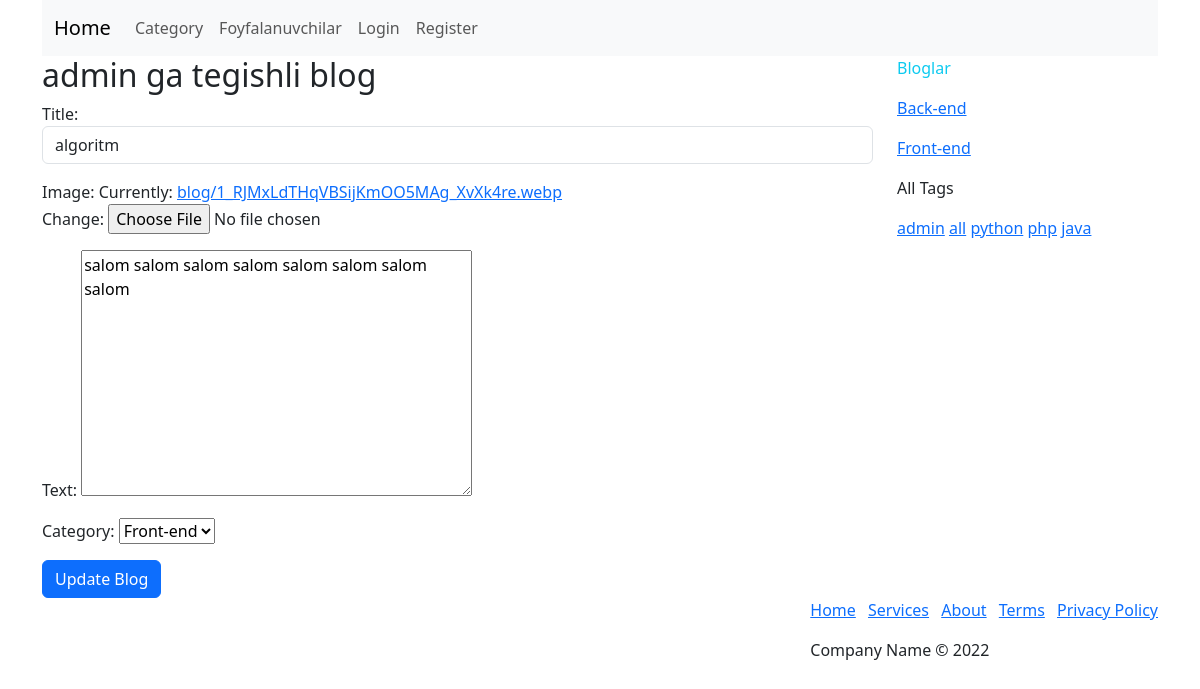
The page /blog-update/algoritm on the database its author committed.
### app/models.py (models this page shows, shortened)
class Blog(models.Model):
    title = models.CharField(max_length=200)
    slug = models.SlugField(max_length=200, unique=True, blank=True, null=True)
    image = models.ImageField(upload_to='blog/')
    text = models.TextField()
    created = models.DateTimeField(auto_now_add=True)
    updated = models.DateTimeField(auto_now=True)
    author = models.ForeignKey(User, on_delete=models.CASCADE, related_name='my_blogs')
    category = models.ForeignKey(Category, on_delete=models.SET_NULL, null=True, related_name='blog')
    tags = models.ManyToManyField(Tag)
    view = models.IntegerField(default=0)
    is_published = models.BooleanField(default=False)
    class Meta:
        verbose_name = 'Blog'
        verbose_name_plural = 'Bloglar'
        ordering = ('-created', )

class Base(models.Model):
    name = models.CharField(max_length=100, unique=True)
    slug = models.SlugField(max_length=100, unique=True, blank=True, null=True)
    def __str__(self):
        return self.name
    class Meta:
        abstract = True

class Category(Base):
    image = models.ImageField(upload_to='category/', blank=True, null=True)
    text = models.TextField(blank=True, null=True)
    class Meta:
        verbose_name = 'Kategoriya'
        verbose_name_plural = 'Kategoriyalar'

class Tag(Base):
    class Meta:
        verbose_name = 'Tag'
        verbose_name_plural = 'Taglar'

### app/views.py (the view)
# urls.py: path('blog-update/<slug:slug>', blog_update, name='blog_update'),
def blog_update(request, slug):
    blog = get_object_or_404(Blog, slug=slug)
    if request.method == 'POST':
        form = BlogUpdateForms(request.POST, request.FILES, instance=blog)
        if form.is_valid():
            form.save()
            messages.info(request, 'Blog yangilandi! ')
            return redirect('app:blog_detail', blog.slug)
    else:
        form = BlogUpdateForms(instance=blog)
    context = {
        'form' : form,
        'blog' : blog,
    }
    return render(request, 'app/blog_update.html', context)

### app/forms.py
class BlogUpdateForms(forms.ModelForm):
    class Meta:
        model = Blog
        fields = [
            'title',
            'image',
            'text',
            'category',
        ]
        widgets = {
            'title': forms.TextInput(attrs={'class': 'form-control'}),
        }

### app/context_processors.py (called while the page is built)
def category_list(request):
    categories = Category.objects.all()
    return {'categories' : categories,}

def tags_list(request):
    tags = Tag.objects.all()
    return {'tags':tags}

### templates/app/blog_update.html (shortened to what this page needs)
{% extends 'base.html' %}
{% block content %}
<h2>{{ blog.author }} ga tegishli blog</h2>
<form method="post" enctype="multipart/form-data">
        {{ form.as_p }}
        <button type="submit" class="btn btn-primary">Update Blog</button>
</form>
{% endblock %}

### templates/saidbar.html
<p class="text-info">Bloglar</p>
{% for category in categories %}
    <p><a href="{% url 'app:blog_category' category.slug %}" >{{ category.name }}</a></p>
{% endfor %}
<p>All Tags</p>
<div class="row">
    <div class="col-12">
        {% for tag in tags %}
            <a href="" >{{ tag.name }}</a>
        {% endfor %}
    </div>
</div>

### rows shown on the page
Blog: author "admin", title "algoritm", text "salom salom salom salom salom salom salom salom", category "Front-end"
Category: name "Back-end"
Category: name "Front-end"
Tag: name "admin"
Tag: name "all"
Tag: name "python"
Tag: name "php"
Tag: name "java"
